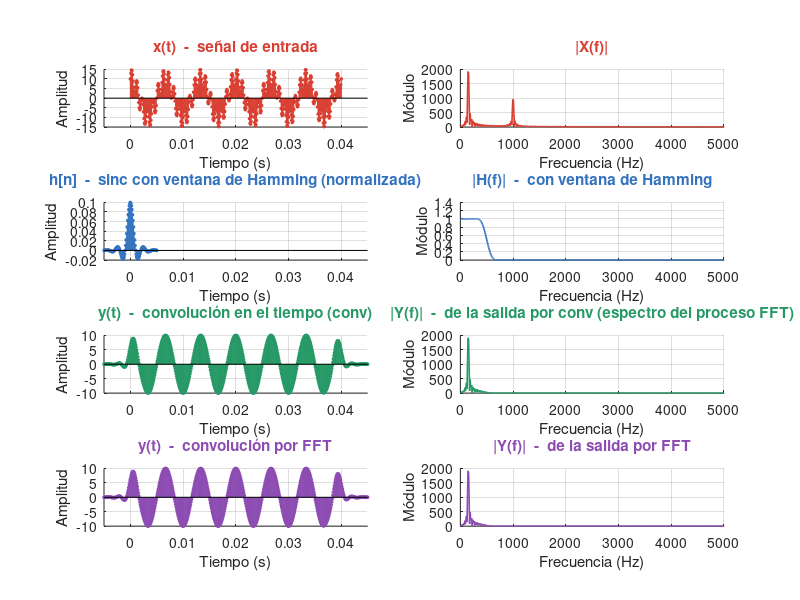
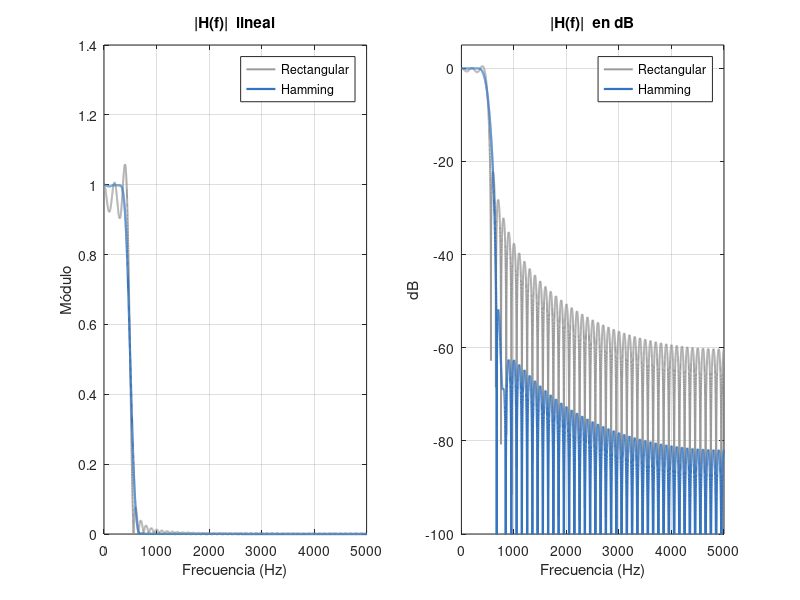

Source code (MATLAB) for these figures, in order:
% EJERCICIO 4 - Filtro pasa bajo con ventana de Hamming
clc; clear; close all;

% ---------- Datos (cambiar acá para las otras corridas) ----------
Fm = 10000;      % frecuencia de muestreo [Hz]   (Dt = 1/Fm)
Fc = 500;        % frecuencia de corte [Hz]: entre 150 Hz y 1000 Hz
Nx = 401;        % muestras de x[n]
Nh = 101;        % muestras de h[n], IMPAR
N  = max(1024, 2^nextpow2(Nx + Nh - 1));   % largo de la FFT (potencia de 2, alcanza para toda y[n])

% ---------- Señal de entrada x[n] ----------
n_x = 0:(Nx-1);
t_x = n_x / Fm;                          % tiempos continuos [s]
x   = 10*cos(2*pi*150*t_x) + 5*sin(2*pi*1000*t_x);

% ---------- Respuesta al impulso: sinc ideal * ventana de Hamming ----------
n_h     = -(Nh-1)/2 : (Nh-1)/2;
t_h     = n_h / Fm;
h_ideal = 2*(Fc/Fm) * sinc(2*(Fc/Fm)*n_h);   % = 2*Fc*Dt*sinc(2*Fc*Dt*n)
w       = hamming(Nh)';                        % ventana de Hamming
h_w     = h_ideal .* w;
h       = h_w / sum(h_w);                      % normalizado: ganancia en continua = 1

% ---------- Convolución en el tiempo ----------
y_conv = conv(x, h);
n_y    = n_h(1) + (0:(length(y_conv)-1));      % y[n] arranca en n = -(Nh-1)/2
t_y    = n_y / Fm;

% ---------- Convolución por FFT ----------
xN = [x, zeros(1, N - Nx)];
hN = [h, zeros(1, N - Nh)];
X  = fft(xN);
H  = fft(hN);
Y  = X .* H;
y_fft = real(ifft(Y));
y_fft = y_fft(1:length(y_conv));               % mismas muestras que conv

% ---------- Eje de frecuencias analógicas [Hz] ----------
f = (0:N-1) * (Fm/N);

% ---------- Comparación y métricas por consola ----------
printf('Fm = %g Hz | Fc = %g Hz | Nx = %d | Nh = %d | N = %d\n', Fm, Fc, Nx, Nh, N);
printf('Error máx |y_fft - y_conv| = %.2e\n', max(abs(y_fft - y_conv)));

% Métricas de H(f) con alta resolución, Hamming vs ventana rectangular
Nm  = 16384;  fm = (0:Nm/2) * (Fm/Nm);
h_r = h_ideal / sum(h_ideal);                  % misma h pero con ventana rectangular
Hm_h = abs(fft(h,   Nm)); Hm_h = Hm_h(1:Nm/2+1);
Hm_r = abs(fft(h_r, Nm)); Hm_r = Hm_r(1:Nm/2+1);
metricas = @(Hm) deal( ...
  max(abs(Hm(fm <= Fc/2) - 1)), ...                              % rizado en banda de paso (f <= Fc/2)
  max(Hm(fm >= 2*Fc)), ...                                        % máx en banda de rechazo (f >= 2Fc)
  fm(find(Hm < 0.1, 1)) - fm(find(Hm < 0.9, 1)));                 % ancho de transición 0.9 -> 0.1
[rz_h, rc_h, tr_h] = metricas(Hm_h);
[rz_r, rc_r, tr_r] = metricas(Hm_r);
printf('                     rizado banda paso | máx banda rechazo | transición 0.9->0.1\n');
printf('  Rectangular:           %6.3f        |      %6.4f       |   %6.0f Hz\n', rz_r, rc_r, tr_r);
printf('  Hamming:               %6.3f        |      %6.4f       |   %6.0f Hz\n', rz_h, rc_h, tr_h);

% ---------- Gráficos: 4 filas x 2 columnas ----------
c_x = [0.85 0.25 0.20];   % rojo ladrillo
c_h = [0.20 0.45 0.75];   % azul medio
c_y = [0.15 0.60 0.40];   % verde oscuro
c_z = [0.55 0.30 0.70];   % violeta (salida por FFT)
lim_t = [t_y(1), t_y(end)];
lim_f = [0, Fm/2];        % la mitad de arriba es el espejo (frecuencias negativas)

figure('Name', 'Ejercicio 4', 'NumberTitle', 'off', ...
       'Color', 'white', 'Position', [80 40 1050 760]);

% --- Columna 1: señales en el tiempo [s] ---
subplot(4,2,1);
stem(t_x, x, 'filled', 'LineWidth', 0.8, 'Color', c_x, 'MarkerSize', 2, ...
     'MarkerFaceColor', c_x, 'MarkerEdgeColor', c_x);
title('x(t)  -  señal de entrada', 'FontWeight', 'bold', 'Color', c_x);
xlabel('Tiempo (s)'); ylabel('Amplitud'); xlim(lim_t); grid on; set(gca, 'Box', 'off');

subplot(4,2,3);
stem(t_h, h, 'filled', 'LineWidth', 0.8, 'Color', c_h, 'MarkerSize', 2, ...
     'MarkerFaceColor', c_h, 'MarkerEdgeColor', c_h);
title('h[n]  -  sinc con ventana de Hamming (normalizada)', 'FontWeight', 'bold', 'Color', c_h);
xlabel('Tiempo (s)'); ylabel('Amplitud'); xlim(lim_t); grid on; set(gca, 'Box', 'off');

subplot(4,2,5);
stem(t_y, y_conv, 'filled', 'LineWidth', 0.8, 'Color', c_y, 'MarkerSize', 2, ...
     'MarkerFaceColor', c_y, 'MarkerEdgeColor', c_y);
title('y(t)  -  convolución en el tiempo (conv)', 'FontWeight', 'bold', 'Color', c_y);
xlabel('Tiempo (s)'); ylabel('Amplitud'); xlim(lim_t); grid on; set(gca, 'Box', 'off');

subplot(4,2,7);
stem(t_y, y_fft, 'filled', 'LineWidth', 0.8, 'Color', c_z, 'MarkerSize', 2, ...
     'MarkerFaceColor', c_z, 'MarkerEdgeColor', c_z);
title('y(t)  -  convolución por FFT', 'FontWeight', 'bold', 'Color', c_z);
xlabel('Tiempo (s)'); ylabel('Amplitud'); xlim(lim_t); grid on; set(gca, 'Box', 'off');

% --- Columna 2: módulos de los espectros en frecuencia analógica [Hz] ---
subplot(4,2,2);
plot(f, abs(X), 'Color', c_x, 'LineWidth', 1.2);
title('|X(f)|', 'FontWeight', 'bold', 'Color', c_x);
xlabel('Frecuencia (Hz)'); ylabel('Módulo'); xlim(lim_f); grid on; set(gca, 'Box', 'off');

subplot(4,2,4);
plot(f, abs(H), 'Color', c_h, 'LineWidth', 1.2);
title('|H(f)|  -  con ventana de Hamming', 'FontWeight', 'bold', 'Color', c_h);
xlabel('Frecuencia (Hz)'); ylabel('Módulo'); xlim(lim_f); grid on; set(gca, 'Box', 'off');

% Las dos salidas se representan con el espectro del proceso FFT: Y = X.*H
subplot(4,2,6);
plot(f, abs(Y), 'Color', c_y, 'LineWidth', 1.2);
title('|Y(f)|  -  de la salida por conv (espectro del proceso FFT)', 'FontWeight', 'bold', 'Color', c_y);
xlabel('Frecuencia (Hz)'); ylabel('Módulo'); xlim(lim_f); grid on; set(gca, 'Box', 'off');

subplot(4,2,8);
plot(f, abs(Y), 'Color', c_z, 'LineWidth', 1.2);
title('|Y(f)|  -  de la salida por FFT', 'FontWeight', 'bold', 'Color', c_z);
xlabel('Frecuencia (Hz)'); ylabel('Módulo'); xlim(lim_f); grid on; set(gca, 'Box', 'off');

titulo = sprintf('Ejercicio 4 - Pasa bajo con Hamming | Fm = %g Hz, Fc = %g Hz, Nx = %d, Nh = %d', Fm, Fc, Nx, Nh);
if exist('sgtitle')
  sgtitle(titulo, 'FontWeight', 'bold');
else
  set(gcf, 'Name', titulo);
end

% ---------- Figura extra: mejora de H(f) al usar Hamming (Gibbs) ----------
figure('Name', 'Ejercicio 4 - H(f): rectangular vs Hamming', 'NumberTitle', 'off', ...
       'Color', 'white', 'Position', [140 100 900 420]);
subplot(1,2,1);
plot(fm, Hm_r, 'Color', [0.6 0.6 0.6], 'LineWidth', 1.4); hold on;
plot(fm, Hm_h, 'Color', c_h, 'LineWidth', 1.6);
legend('Rectangular', 'Hamming', 'Location', 'northeast');
title('|H(f)|  lineal', 'FontWeight', 'bold'); xlabel('Frecuencia (Hz)'); ylabel('Módulo');
xlim(lim_f); grid on;
subplot(1,2,2);
plot(fm, 20*log10(Hm_r + 1e-12), 'Color', [0.6 0.6 0.6], 'LineWidth', 1.4); hold on;
plot(fm, 20*log10(Hm_h + 1e-12), 'Color', c_h, 'LineWidth', 1.6);
legend('Rectangular', 'Hamming', 'Location', 'northeast');
title('|H(f)|  en dB', 'FontWeight', 'bold'); xlabel('Frecuencia (Hz)'); ylabel('dB');
xlim(lim_f); ylim([-100 5]); grid on;

% ================== CONCLUSIONES (valores medidos con Fc = 500 Hz) ==================
% 1) Conv vs FFT: las dos salidas coinciden (error ~1e-14) mientras N >= Nx + Nh - 1.
%    Por eso los dos espectros de salida se dibujan con el mismo Y = X.*H.
%
% 2) Gibbs en H(f) (figura 2, Nh = 101): con ventana rectangular el rizado en la banda
%    de paso llega a 0.078 y el nivel en rechazo a 0.013; con Hamming baja a 0.005 y
%    0.0007 (de -37 dB a -63 dB aprox.). Costo: la banda de transición se ensancha
%    (de 93 Hz a 182 Hz entre |H| = 0.9 y 0.1).
%
% 3) Nh y banda de transición (Hamming): 21 -> 760 Hz | 51 -> 366 Hz | 101 -> 182 Hz |
%    301 -> 60 Hz. El ancho es ~ 1.8*Fm/Nh: al aumentar Nh el filtro se acerca al ideal
%    (corte más abrupto), a costa de más cálculo y transitorios más largos en los bordes.
%    Con Nh = 21 la transición es tan ancha que a 1000 Hz el filtro todavía no llegó a
%    la banda de rechazo: |H| = 0.09 (la rectangular tiene 0.05), es decir, Hamming
%    solo gana si Nh es suficientemente grande.
%
% 4) Nx y espectro de entrada (Fm = 10 kHz): el ancho (-3 dB) de cada pico de |X(f)| es
%    ~ 1/T con T = Nx/Fm: 98 Hz (Nx = 101) | 29 Hz (401) | 7 Hz (2001) | 2 Hz (8001).
%    El recorte rectangular de la señal ensancha las deltas ideales y genera lóbulos
%    laterales (fuga espectral). Con Nx -> infinito quedarían dos deltas en 150 y 1000 Hz
%    (la altura del pico crece ~ A*Nx/2: 39131 para Nx = 8001 con A = 10).
%    Resolución de la FFT: Fm/N = 9.8 Hz, por eso el pico sale en 146 Hz y no en 150 Hz.
%
% 5) Fm: con Fm = 5000 y 2500 Hz la señal se ve igual y el pico de 1000 Hz sigue en su
%    lugar (el filtro lo elimina). Con Fm = 2000 Hz (1000 Hz = Nyquist) y 1000 Hz
%    el seno muestreado da 0 y la componente desaparece de x[n]. Con Fm = 1800 Hz
%    aparece aliasing: la componente de 1000 Hz se ve en |1800 - 1000| = 800 Hz; el filtro
%    la elimina igual, pero ya no se puede distinguir de una señal real de 800 Hz.
%    Fm grande: más muestras por ciclo y mejor representación en tiempo; Fm chico:
%    menos definición y riesgo de aliasing (Fm debe superar 2*1000 Hz).
%    Además, con Nh fijo, Fm chico hace la transición más angosta en Hz (~ Fm/Nh).
